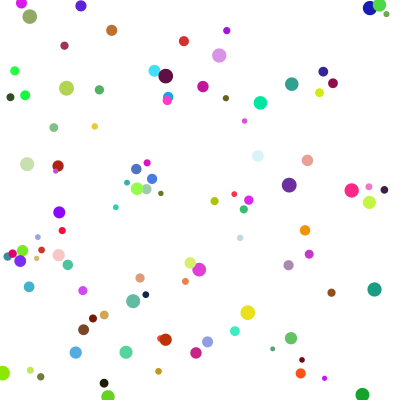
Frame 1 (no input)
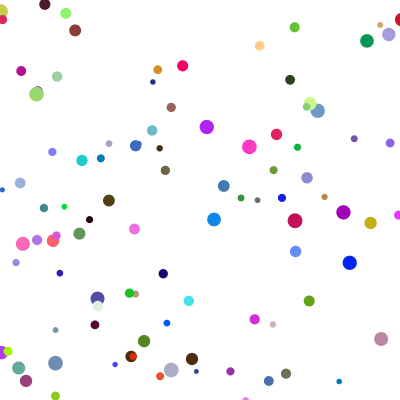
Frame 60 (the mouse pressed at the canvas centre just before this capture)
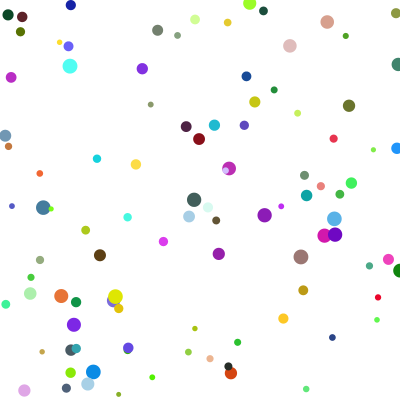
Frame 120 (the mouse held since frame 60 and released just before this capture)

The Processing sketch that drew these frames (run headless with seeded random() and noise(); from frame 60 on, the mouse is pressed at the canvas centre):

// Processing sketch: sketch_240922a_AbstractParticleAnimation
// ── sketch_240922a_AbstractParticleAnimation.pde
ArrayList<Particle> particles; // Declare particles globally

void setup() {
  size(400, 400);
  background(255);
  noStroke(); // Remove outlines for smooth shapes

  // Set initial particle values
  int numParticles = 100;
  particles = new ArrayList<Particle>();
  for (int i = 0; i < numParticles; i++) {
    particles.add(new Particle(random(width), random(height)));
  }
}

void draw() {
  background(255, 10); // Fade out previous frame for smooth animation

  for (Particle p : particles) {
    p.update();
    p.display();
  }
}

class Particle {
  float x, y;
  float speedX, speedY;
  float size;
  
  public Particle(float x, float y) {
    this.x = x;
    this.y = y;
    speedX = random(-2, 2);
    speedY = random(-2, 2);
    size = random(5, 15); // Initialize size in the constructor
  }

  void update() {
    x += speedX;
    y += speedY;

    // Bounce particles off edges
    if (x < 0 || x > width) {
      speedX *= -1;
    }
    if (y < 0 || y > height) {
      speedY *= -1;
    }
  }

  void display() {
    fill(random(255), random(255), random(255)); // Vary color randomly
    ellipse(x, y, size, size); // Use size for both width and height
  }
}
